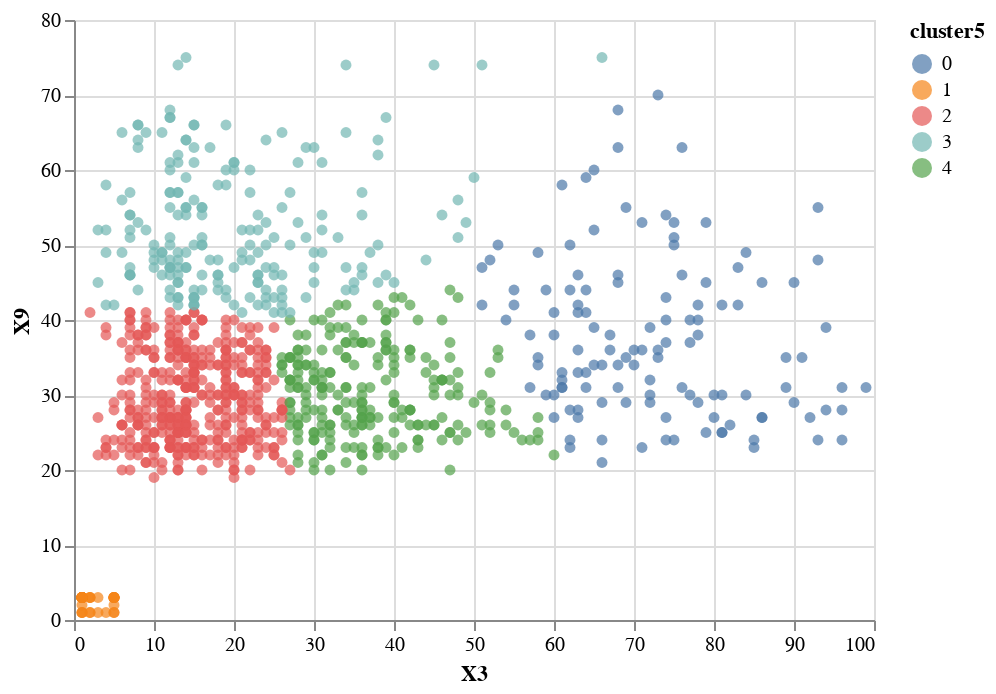

Notebook code for this chart:
### Code cell
scatter_plot = alt.Chart(df).mark_circle()
scatter_plot.encode(x='X3', \
                    y='X9', \
                    color='cluster5:N', \
                    tooltip=['cluster5', \
                             'X3','X9'])\
                   .interactive()

### Figure 1 — Vega-Lite specification as saved in the notebook (floating-point values rounded to 4 significant figures; data arrays with more than 128 entries replaced by an {"elided": "..."} marker saying what was removed)
{"config": {"view": {"continuousWidth": 400, "continuousHeight": 300}}, "data": {"name": "data-97f6eb289bd8a4bee8e0e407e75fe99d"}, "mark": "circle", "encoding": {"color": {"field": "cluster5", "type": "nominal"}, "tooltip": [{"field": "cluster5", "type": "quantitative"}, {"field": "X3", "type": "quantitative"}, {"field": "X9", "type": "quantitative"}], "x": {"field": "X3", "type": "quantitative"}, "y": {"field": "X9", "type": "quantitative"}}, "selection": {"selector007": {"type": "interval", "bind": "scales", "encodings": ["x", "y"]}}, "$schema": "https://vega.github.io/schema/vega-lite/v4.17.0.json", "datasets": {"data-97f6eb289bd8a4bee8e0e407e75fe99d": {"elided": "1000 records"}}}
